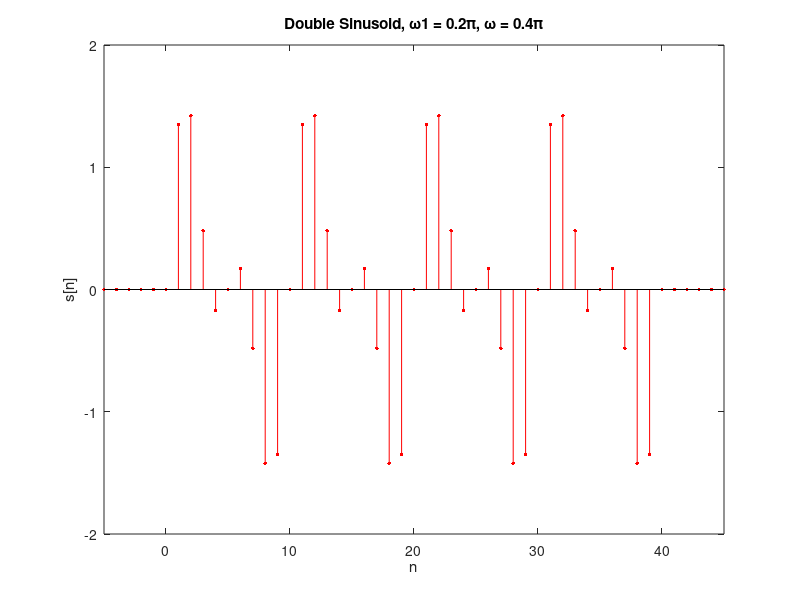
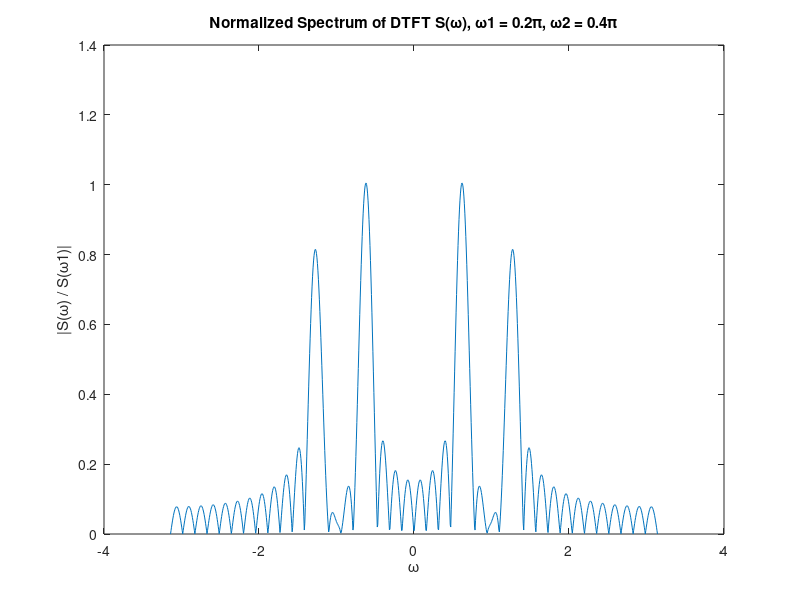

Here is the MATLAB script that generated these plots, in order:
figure(1);
L = 40;
p = @(n) double(n>=0 & n<=L-1);
w1 = 0.2*pi;
w2 = 0.4*pi;
s = @(n) (sin(w1.*n)+ 0.8.*sin(w2.*n)).*p(n);
n = -5:1:45;
stem(n,s(n),"Marker",".","MarkerSize",8,Color='r');
axis([-5 45 -2 2])
xlabel("n");
ylabel("s[n]");
title("Double Sinusoid, ω1 = 0.2π, ω = 0.4π");

figure(2);
P = @(w) L.*exp(-1.*1j.*w.*(L-1)) .* ((sinc((w.*L)./(2.*pi)))./(sinc((w)./(2.*pi))));
S1 = @(w) (1./(2.*1j)).*(P(w-w1)-P(w+w1));
S2 = @(w) (1./(2.*1j)).*(P(w-w2)-P(w+w2));
S = @(w) S1(w)+ 0.8.*S2(w);
w = -pi:(2*pi)/1001:pi;
plot(w,abs(S(w)/S(w1)));
xlabel("ω");
ylabel("|S(ω) / S(ω1)|");
title("Normalized Spectrum of DTFT S(ω), ω1 = 0.2π, ω2 = 0.4π");


